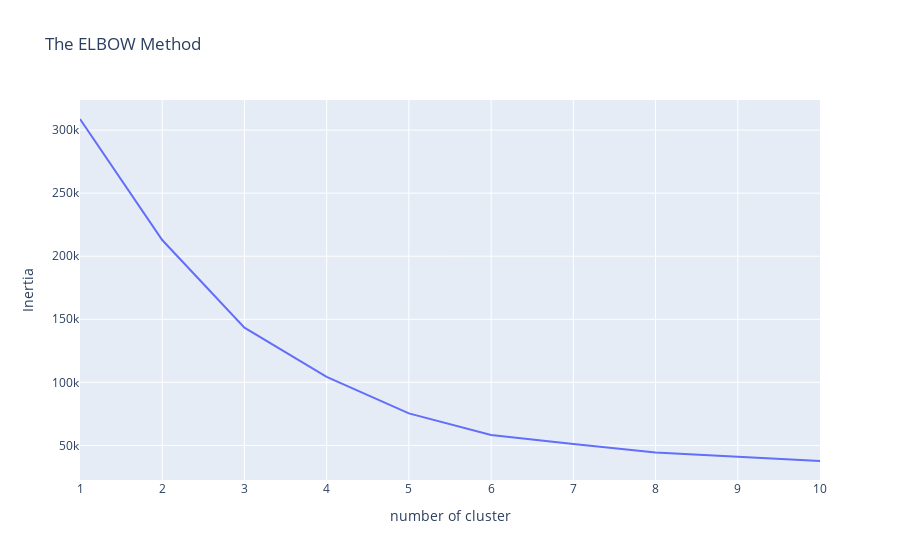

Here is the notebook cell this chart was saved with:
### Markdown cell above
Selecting a number of clusters is the most challenging part of setting this algorithm. There are no hard mathematical criteria for this and many heuristic/simplified approaches have been developed. One of the simplest and the most popular one is the elbow method shown in this analysis. Additionaly a silhouette score will be used as well. There are also other, often advanced, options for choosing the optimal number of clusters (however, not used in this notebook and not implemented in sklearn).

### Code cell
#Visualizing the ELBOW method to get the optimal value of K.
px.line(x=range(1,11), y=inertia, title="The ELBOW Method", labels={"x": "number of cluster", "y": "Inertia"})

### Figure 1 — Plotly figure (JSON) as saved in the notebook; plotly's stock layout.template omitted (floating-point values rounded to 4 significant figures)
{"data": [{"hovertemplate": "number of cluster=%{x}<br>Inertia=%{y}<extra></extra>", "legendgroup": "", "line": {"color": "#636efa", "dash": "solid"}, "marker": {"symbol": "circle"}, "mode": "lines", "name": "", "orientation": "v", "showlegend": false, "type": "scatter", "x": [1, 2, 3, 4, 5, 6, 7, 8, 9, 10], "xaxis": "x", "y": [308800.0, 212800.0, 143300.0, 104400.0, 75350.0, 58300.0, 51080.0, 44340.0, 40950.0, 37600.0], "yaxis": "y"}], "layout": {"legend": {"tracegroupgap": 0}, "title": {"text": "The ELBOW Method"}, "xaxis": {"anchor": "y", "domain": [0, 1], "title": {"text": "number of cluster"}}, "yaxis": {"anchor": "x", "domain": [0, 1], "title": {"text": "Inertia"}}}}
